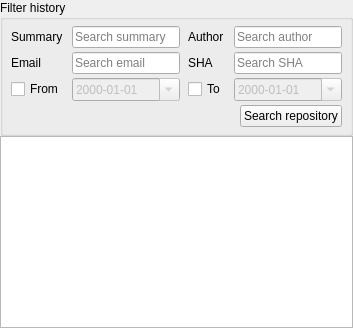
                <widget class="QWidget" name="pageHistory">
                 <layout class="QVBoxLayout" name="verticalLayout10">
                  <property name="spacing">
                   <number>0</number>
                  </property>
                  <property name="leftMargin">
                   <number>0</number>
                  </property>
                  <property name="topMargin">
                   <number>0</number>
                  </property>
                  <property name="rightMargin">
                   <number>0</number>
                  </property>
                  <property name="bottomMargin">
                   <number>0</number>
                  </property>
                  <item>
                   <widget class="QGroupBox" name="historyFilterWidget">
                    <property name="visible">
                     <bool>false</bool>
                    </property>
                    <property name="title">
                     <string>Filter history</string>
                    </property>
                    <layout class="QGridLayout" name="historyFilterLayout">
                     <property name="leftMargin">
                      <number>8</number>
                     </property>
                     <property name="topMargin">
                      <number>6</number>
                     </property>
                     <property name="rightMargin">
                      <number>8</number>
                     </property>
                     <property name="bottomMargin">
                      <number>6</number>
                     </property>
                     <property name="horizontalSpacing">
                      <number>8</number>
                     </property>
                     <property name="verticalSpacing">
                      <number>4</number>
                     </property>
                     <item row="0" column="0">
                      <widget class="QLabel" name="labelHistorySummaryFilter">
                       <property name="text">
                        <string>Summary</string>
                       </property>
                      </widget>
                     </item>
                     <item row="0" column="1">
                      <widget class="QLineEdit" name="lineEditHistorySummaryFilter">
                       <property name="placeholderText">
                        <string>Search summary</string>
                       </property>
                      </widget>
                     </item>
                     <item row="0" column="2">
                      <widget class="QLabel" name="labelHistoryAuthorFilter">
                       <property name="text">
                        <string>Author</string>
                       </property>
                      </widget>
                     </item>
                     <item row="0" column="3">
                      <widget class="QLineEdit" name="lineEditHistoryAuthorFilter">
                       <property name="placeholderText">
                        <string>Search author</string>
                       </property>
                      </widget>
                     </item>
                     <item row="1" column="0">
                      <widget class="QLabel" name="labelHistoryEmailFilter">
                       <property name="text">
                        <string>Email</string>
                       </property>
                      </widget>
                     </item>
                     <item row="1" column="1">
                      <widget class="QLineEdit" name="lineEditHistoryEmailFilter">
                       <property name="placeholderText">
                        <string>Search email</string>
                       </property>
                      </widget>
                     </item>
                     <item row="1" column="2">
                      <widget class="QLabel" name="labelHistoryShaFilter">
                       <property name="text">
                        <string>SHA</string>
                       </property>
                      </widget>
                     </item>
                     <item row="1" column="3">
                      <widget class="QLineEdit" name="lineEditHistoryShaFilter">
                       <property name="placeholderText">
                        <string>Search SHA</string>
                       </property>
                      </widget>
                     </item>
                     <item row="2" column="0">
                      <widget class="QCheckBox" name="checkBoxHistoryStartDate">
                       <property name="text">
                        <string>From</string>
                       </property>
                      </widget>
                     </item>
                     <item row="2" column="1">
                      <widget class="QDateEdit" name="dateEditHistoryStartDate">
                       <property name="enabled">
                        <bool>false</bool>
                       </property>
                       <property name="displayFormat">
                        <string>yyyy-MM-dd</string>
                       </property>
                       <property name="calendarPopup">
                        <bool>true</bool>
                       </property>
                      </widget>
                     </item>
                     <item row="2" column="2">
                      <widget class="QCheckBox" name="checkBoxHistoryEndDate">
                       <property name="text">
                        <string>To</string>
                       </property>
                      </widget>
                     </item>
                     <item row="2" column="3">
                      <widget class="QDateEdit" name="dateEditHistoryEndDate">
                       <property name="enabled">
                        <bool>false</bool>
                       </property>
                       <property name="displayFormat">
                        <string>yyyy-MM-dd</string>
                       </property>
                       <property name="calendarPopup">
                        <bool>true</bool>
                       </property>
                      </widget>
                     </item>
                     <item row="3" column="0" colspan="4">
                      <layout class="QHBoxLayout" name="historySearchRepositoryLayout">
                       <item>
                        <spacer name="historySearchRepositorySpacer">
                         <property name="orientation">
                          <enum>Qt::Orientation::Horizontal</enum>
                         </property>
                         <property name="sizeHint" stdset="0">
                          <size>
                           <width>40</width>
                           <height>20</height>
                          </size>
                         </property>
                        </spacer>
                       </item>
                       <item>
                        <widget class="QPushButton" name="pushButtonHistorySearchRepository">
                         <property name="toolTip">
                          <string>Load the whole repository history from disk and apply the filters to it</string>
                         </property>
                         <property name="text">
                          <string>Search repository</string>
                         </property>
                        </widget>
                       </item>
                      </layout>
                     </item>
                    </layout>
                   </widget>
                  </item>
                  <item>
                   <widget class="QTableView" name="historyView">
                    <property name="focusPolicy">
                     <enum>Qt::FocusPolicy::StrongFocus</enum>
                    </property>
                    <property name="selectionMode">
                     <enum>QAbstractItemView::SelectionMode::SingleSelection</enum>
                    </property>
                    <property name="selectionBehavior">
                     <enum>QAbstractItemView::SelectionBehavior::SelectRows</enum>
                    </property>
                    <property name="showGrid">
                     <bool>false</bool>
                    </property>
                    <attribute name="verticalHeaderVisible">
                     <bool>false</bool>
                    </attribute>
                   </widget>
                  </item>
                 </layout>
                </widget>
